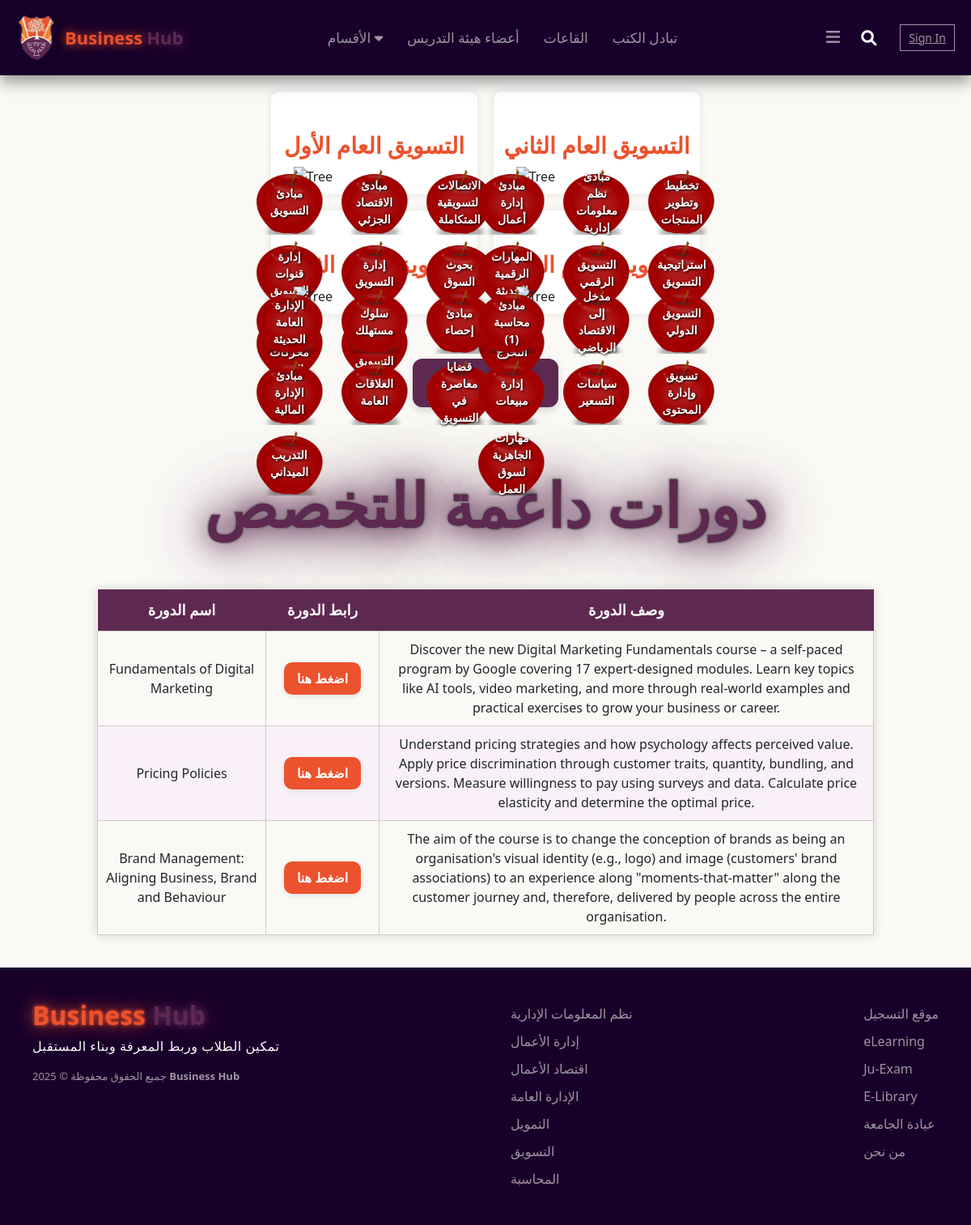
The page /businesshub/departments/MKT.php on the database its author committed.
### tables this page shows
CREATE TABLE `books` (
  `id` int(11) NOT NULL,
  `department_id` int(11) DEFAULT NULL,
  `year` enum('1','2','3','4') NOT NULL DEFAULT '1',
  `book_name` varchar(255) DEFAULT NULL,
  `book_material` text DEFAULT NULL
);

CREATE TABLE `courses` (
  `id` int(11) NOT NULL,
  `department_id` int(11) DEFAULT NULL,
  `course_name` varchar(255) DEFAULT NULL,
  `course_link` text DEFAULT NULL,
  `course_description` text DEFAULT NULL
);

### businesshub/includes/model/books.php (called while the page is built, shortened)
<?php
function getBooksByDepartmentAndYear(mysqli $conn, int $departmentId, string $year): array
{
    $sql = "SELECT id, department_id, year, book_name, book_material
              FROM books
             WHERE department_id = ?
               AND year = ?";
    if (! $stmt = $conn->prepare($sql)) {
        throw new Exception("DB prepare failed: " . $conn->error);
    }
    $stmt->bind_param("is", $departmentId, $year);
    $stmt->execute();
    $result = $stmt->get_result();
    $books  = $result->fetch_all(MYSQLI_ASSOC);
    return $books;
}

### businesshub/includes/model/courses.php (called while the page is built, shortened)
<?php
function getCoursesByDepartment(mysqli $conn, int $departmentId): array
{
    $sql = "SELECT id, department_id, course_name, course_link, course_description
              FROM courses
             WHERE department_id = ?";
    if (! $stmt = $conn->prepare($sql)) {
        throw new Exception("DB prepare failed: " . $conn->error);
    }
    $stmt->bind_param("i", $departmentId);
    $stmt->execute();
    $result = $stmt->get_result();
    $courses = $result->fetch_all(MYSQLI_ASSOC);
    return $courses;
}

### businesshub/departments/MKT.php (the view, shortened to what this page needs)
<?php
require_once __DIR__ . '/../includes/db.php';
require_once __DIR__ . '/../includes/model/books.php';
require_once __DIR__ . '/../includes/model/courses.php';
$departmentId = 2;
$year1Books = getBooksByDepartmentAndYear($conn, $departmentId, '1');
$year2Books = getBooksByDepartmentAndYear($conn, $departmentId, '2');
$year3Books = getBooksByDepartmentAndYear($conn, $departmentId, '3');
$year4Books = getBooksByDepartmentAndYear($conn, $departmentId, '4');
$courses = getCoursesByDepartment($conn, $departmentId);
?>
<!DOCTYPE html>
<html lang="en">
<head>
  <link rel="stylesheet" href="https://cdnjs.cloudflare.com/ajax/libs/font-awesome/6.0.0/css/all.min.css">
  <link rel="stylesheet" href="https://cdn.jsdelivr.net/npm/bootstrap@5.3.0/dist/css/bootstrap.min.css" />
  <?php
    $cssVersion = filemtime($_SERVER['DOCUMENT_ROOT'] . '/businesshub/css/header-footer.css');
  ?>
  <link rel="stylesheet" href="css/header-footer.css?v=<?php echo $cssVersion; ?>">
  <link rel="stylesheet" href="css/deps.css">
    </head>
    <?php include(__DIR__ . '/../includes/header.php'); ?>
<body>
<div class="tree-grid-container">
<div class="tree-block">
  <div class="tree-title-wrapper">
    <h2 class="tree-title">التسويق العام الأول</h2>
  </div>
  <div class="tree-responsive-wrapper">
    <div class="tree-container">
     <div class="icon-grid">
            <?php foreach ($year1Books as $book): ?>
              <a href="<?= htmlspecialchars($book['book_material']) ?>">
                <div class="tree-icon-wrapper">
                  <img src="images/apple4.png" class="tree-icon">
                  <span class="icon-text"><?= htmlspecialchars($book['book_name']) ?></span>
                </div>
              </a>
            <?php endforeach; ?>
          </div>
    </div>
  </div>
</div>
<div class="tree-block">
  <div class="tree-title-wrapper">
    <h2 class="tree-title">التسويق العام الثاني</h2>
  </div>
  <div class="tree-responsive-wrapper">
    <div class="tree-container">
       <div class="icon-grid">
            <?php foreach ($year2Books as $book): ?>
              <a href="<?= htmlspecialchars($book['book_material']) ?>">
                <div class="tree-icon-wrapper">
                  <img src="images/apple4.png" class="tree-icon">
                  <span class="icon-text"><?= htmlspecialchars($book['book_name']) ?></span>
                </div>
              </a>
            <?php endforeach; ?>
          </div>
    </div>
  </div>
</div>
<div class="tree-block">
  <div class="tree-title-wrapper">
    <h2 class="tree-title">التسويق العام الثالث</h2>
  </div>
  <div class="tree-responsive-wrapper">
    <div class="tree-container">
       <div class="icon-grid">
            <?php foreach ($year3Books as $book): ?>
              <a href="<?= htmlspecialchars($book['book_material']) ?>">
                <div class="tree-icon-wrapper">
                  <img src="images/apple4.png" class="tree-icon">
                  <span class="icon-text"><?= htmlspecialchars($book['book_name']) ?></span>
                </div>
              </a>
            <?php endforeach; ?>
          </div>
    </div>
  </div>
</div>
<div class="tree-block">
  <div class="tree-title-wrapper">
    <h2 class="tree-title">التسويق العام الرابع</h2>
  </div>
  <div class="tree-responsive-wrapper">
    <div class="tree-container">
       <div class="icon-grid">
            <?php foreach ($year4Books as $book): ?>
              <a href="<?= htmlspecialchars($book['book_material']) ?>" target="_blank">
                <div class="tree-icon-wrapper">
                  <img src="images/apple4.png" class="tree-icon">
                  <span class="icon-text"><?= htmlspecialchars($book['book_name']) ?></span>
                </div>
              </a>
            <?php endforeach; ?>
          </div>
    </div>
  </div>
</div>
</div>
  <div class="center-button-wrapper">
    <a  class="custom-button" onclick="showPopup()">المواد الاخرى</a>
  </div>
    <div class="big-title">
      <h1>دورات داعمة للتخصص</h1>
    </div>
    <table class="styled-table" id="courses-table-MKT">
      <thead>
        <tr>
          <th>اسم الدورة</th>
          <th>رابط الدورة</th>
          <th>وصف الدورة</th>
        </tr>
      </thead>
       <tbody>
            <?php foreach ($courses as $course): ?>
                <tr>
                  <td><?= htmlspecialchars($course['course_name']) ?></td>
                  <td>
                    <?php if (!empty($course['course_link'])): ?>
                      <a href="<?= htmlspecialchars($course['course_link']) ?>" target="_blank" class="button-link-table">اضغط هنا</a>
                    <?php else: ?>
                      —
                    <?php endif; ?>
                  </td>
                  <td><?= htmlspecialchars($course['course_description']) ?></td>
                </tr>
            <?php endforeach; ?>
          </tbody>
    </table>
    <?php include(__DIR__ . '/../includes/footer.php'); ?>
</body>
</html>

### businesshub/css/header-footer.css (style rules this page uses)
body { height: 100%; margin: 0; padding: 0; background-color: rgb(240, 234, 234) ; }
html, body { height: 100%; margin: 0; }
body { display: flex; flex-direction: column; min-height: 100vh; }

### businesshub/css/deps.css (style rules this page uses)
body { margin: 0; background-color: #FAF9F6; }
.tree-title-wrapper { text-align: center; padding-top: 40px; padding-bottom: 10px; }
.tree-title { font-size: 28px; font-weight: bold; color: #EC522D; margin: 0; }
.tree-responsive-wrapper { width: 100%; max-width: 600px; margin: auto; position: relative; }
.tree-container { width: 85%; margin: 0 auto; position: relative; }
.icon-grid { position: absolute; top: 9%; left: 50%; transform: translateX(-50%); display: grid; grid-template-columns: repeat(3, max-content); row-gap: 6px; column-gap: 20px; justify-items: center; align-items: center; }
.tree-icon-wrapper { position: relative; display: inline-block; text-align: center; text-decoration: none; }
.tree-icon { width: 85px; height: auto; transition: transform 0.3s ease; }
.icon-text { position: absolute; top: 50%; left: 50%; transform: translate(-50%, -50%); font-size: 14px; color: white; font-weight: bold; text-align: center; text-shadow: 1px 1px 3px black; pointer-events: none; }
.tree-grid-container { display: grid; grid-template-columns: repeat(2, 1fr); gap: 20px; margin: 20px auto; max-width: 1100px; }
.tree-block { background-color: #fff; border-radius: 10px; box-shadow: 0 0 10px rgba(0, 0, 0, 0.1); padding: 10px; }
.big-title { text-align: center; padding: 40px 20px 20px; }
.big-title h1 { font-size: 75px; font-weight: bold; color: #5E2950; margin: 0; user-select: none; -webkit-user-select: none; -moz-user-select: none; -ms-user-select: none; text-shadow: 0 0 1px #7b7979, 0 0 2px #7b7979, 1px 1px 2px #7b7979, -1px -1px 2px #7b7979, 0 0 30px rgba(94, 41, 80, 0.95), 0 0 60px rgba(94, 41, 80, 0.85), 0 0 90px rgba(94, 41, 80, 0.75); }
.custom-button { display: inline-block; margin: 20px auto; padding: 12px 24px; background-color: #5E2950; color: white !important; text-decoration: none; font-size: 24px; font-weight: bold; border-radius: 12px; box-shadow: 0 4px 10px rgba(0, 0, 0, 0.15); transition: all 0.3s ease; text-align: center; cursor: pointer; }
.center-button-wrapper { text-align: center; margin-top: 15px; margin-bottom: 15px; }
.styled-table { width: 80%; margin: 40px auto; border-collapse: collapse; text-align: center; font-family: 'Segoe UI', sans-serif; box-shadow: 0 0 12px rgba(0, 0, 0, 0.15); }
.styled-table th { background-color: #5E2950; color: white; padding: 12px; font-size: 18px; }
.styled-table td { padding: 10px; border: 1px solid #ccc; font-size: 16px; }
.styled-table tr:nth-child(even) { background-color: #f9f1f7; }
.styled-table a { color: #EC522D; font-weight: bold; text-decoration: none; }
.button-link-table { position: relative; z-index: 1; background-color: #EC522D; color: white !important; font-weight: bold; padding: 10px 25px; border-radius: 15px; box-shadow: 0 4px 8px rgba(0, 0, 0, 0.1); text-align: center; text-decoration: none !important; transition: background-color 0.3s ease; }
.button-link-table::before, .button-link-table::after { display: none !important; content: none !important; opacity: 0 !important; }

### businesshub/departments/MKT.php (style rules this page uses)
#courses-table-MKT td, #courses-table-MKT th { vertical-align: middle; }
#courses-table-MKT td:nth-child(2), #courses-table-MKT th:nth-child(2) { min-width: 120px; width: 140px; text-align: center; }
.button-link-table { display: inline-block; padding: 8px 16px; background: #EC522D; color: #fff !important; border-radius: 10px; font-weight: bold; text-decoration: none; box-shadow: 0 2px 6px #e0e0e0; transition: background 0.2s; margin: 0 auto; }

### rows shown on the page
courses: course_name "Fundamentals of Digital Marketing", course_description "Discover the new Digital Marketing Fundamentals course – a self-paced program by Google covering 17 expert-designed modules. Learn key topics like AI tools, video marketing, and more through real-world examples and practical exercises to grow your business or career."
courses: course_name "Pricing Policies", course_description "Understand pricing strategies and how psychology affects perceived value. Apply price discrimination through customer traits, quantity, bundling, and versions. Measure willingness to pay using surveys and data. Calculate price elasticity and determine the optimal price."
courses: course_name "Brand Management: Aligning Business, Brand and Behaviour", course_description "The aim of the course is to change the conception of brands as being an organisation's visual identity (e.g., logo) and image (customers' brand associations) to an experience along \"moments-that-matter\" along the customer journey and, therefore, delivered by people across the entire organisation."
